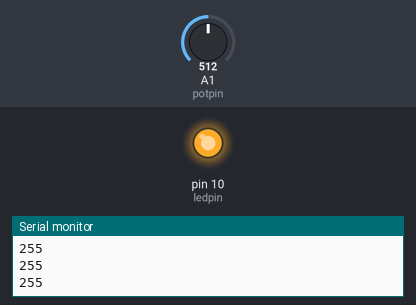
Simulated run of this sketch. Board: Arduino Uno, built with avr-gcc and run on an emulated ATmega328P. Shown: output pins drawn as LEDs (lit = HIGH), the last lines printed to the serial monitor. The test bench sets the inputs (shaded band); at power-on: A1 (potpin) = 512.

Above: at 1.2 s.
1.3 s: A1 (potpin) set to 467
2.8 s: A1 (potpin) set to 443
At 4.0 s:
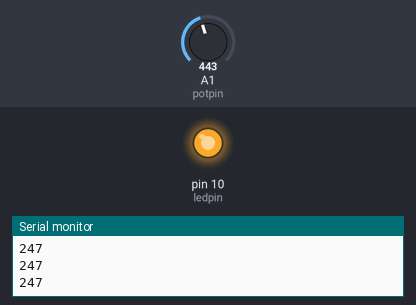
4.3 s: A1 (potpin) set to 306
At 5.4 s:
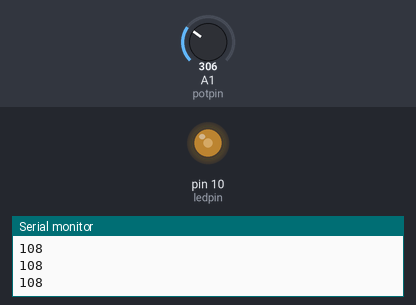
5.8 s: A1 (potpin) set to 190
At 6.5 s:
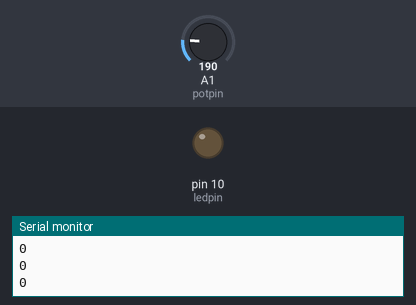
Timing chart, 0 to 8.3 s (numbered marks = the images above; inputs shaded):
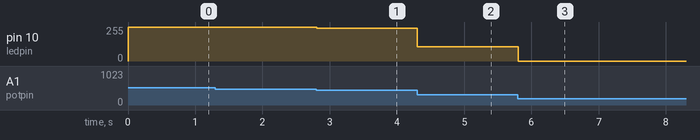

Measured:
- after the input at 2.8 s, pin 10 (ledpin): 255/255 → 247/255 at once
- after the input at 4.3 s, pin 10 (ledpin): 247/255 → 108/255 at once
- after the input at 5.8 s, pin 10 (ledpin): 108/255 → 0/255 at once

The sketch:

LED_PWM.ino
```cpp
// (licence header left out)
int ledpin = 10;  //Use red RGB lights connect I/O 10
int potpin = A1;  //Define analog interface A1
int val = 0;//Temporary variable value from sensor

/*
* Function       setup
* @author        Jessica
* @date          2019.8.21
* @brief         Initial configuration
* @param[in]     void
* @retval        void
* @par History   no
*/
void setup()
{
  pinMode(ledpin,OUTPUT);//set digital interface 10 pin to input mode
  pinMode(potpin,INPUT);//set analog interface A1 pin to input mode
  Serial.begin(9600);
}

/*
* Function       loop
* @author        Jessica
* @date          2019.8.21
* @brief         Limit the value of the potentiometer to 200 to 450 and map it to 0-255 to the LED pins
* @param[in]     void
* @retval        void
* @par History   no
*/
void loop()
{
  val = analogRead(potpin);//Read the analog value of the potentiometer and assign it to val
  if(val < 200)//limit range
    {
        val = 200;
     }
  if(val > 450)//limit range
    {
        val = 450;
     }
  val = map(val,200,450,0,255);//Map the read analog value to 0-255
  Serial.println(val);//Serial port print val variable
  analogWrite(ledpin,val);//Turn on the LED and set the brightness (maximum PWM output 255)
  delay(10);//delay 0.01s
}
```
